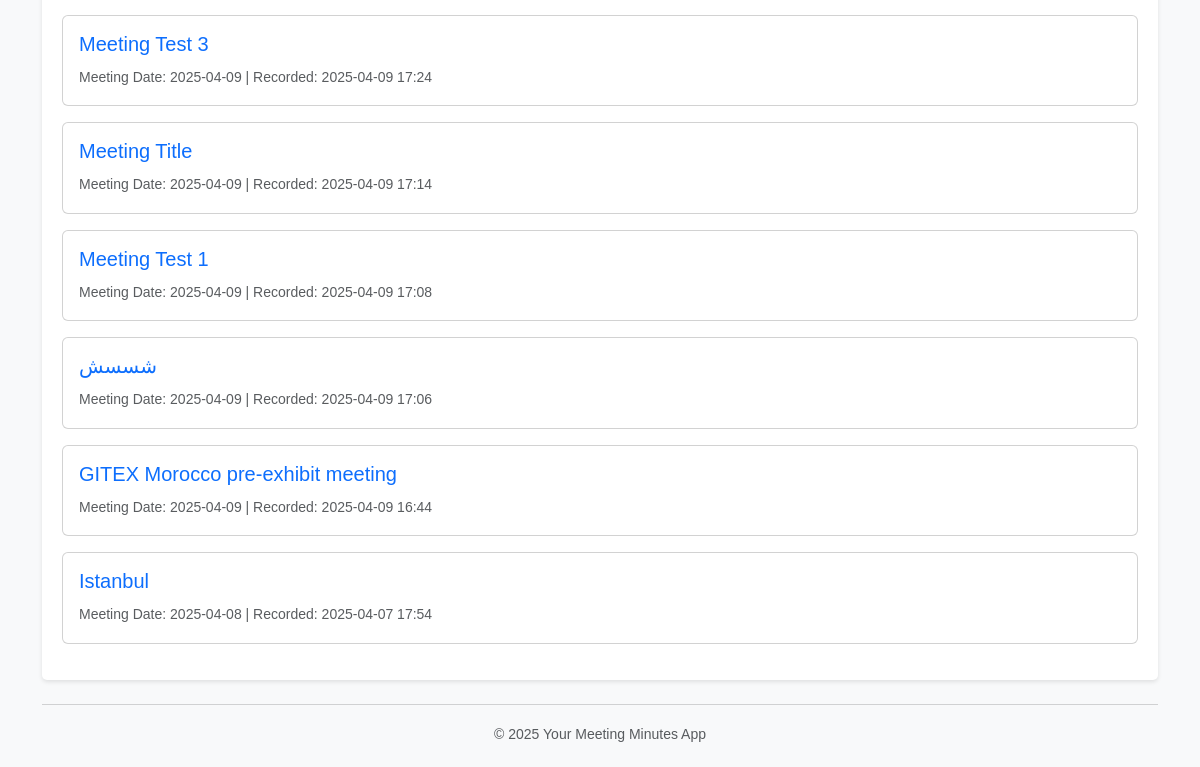
Page /meetings (signed in, lower part) on the earlier database version.
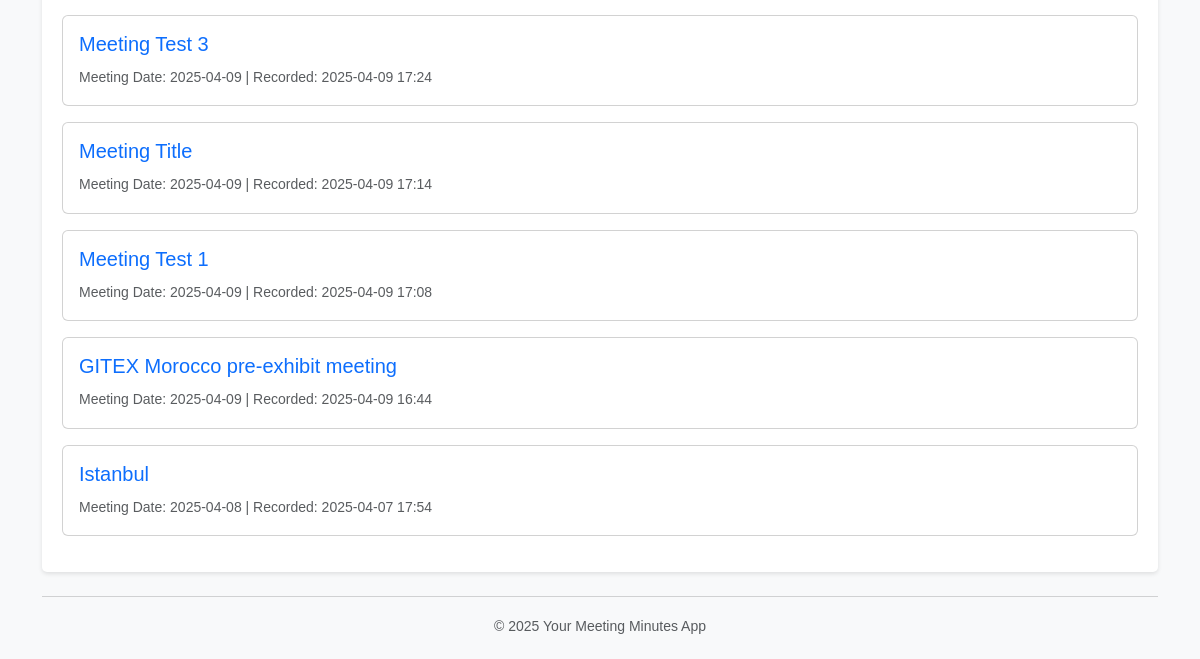
Same page on the later database version.
### app.py (models this page shows, shortened)
class Meeting(db.Model):
    id = db.Column(db.Integer, primary_key=True)
    title = db.Column(db.String(100), nullable=False) # Meeting title, required
    meeting_date = db.Column(db.DateTime, nullable=False, default=datetime.datetime.utcnow)
    attendees = db.Column(db.Text, nullable=True) # Optional for now
    agenda = db.Column(db.Text, nullable=False) # Required
    minutes = db.Column(db.Text, nullable=True) # Optional
    action_items = db.Column(db.Text, nullable=True) # Optional
    date_posted = db.Column(db.DateTime, nullable=False, default=datetime.datetime.utcnow)
    user_id = db.Column(db.Integer, db.ForeignKey('user.id'), nullable=False)

### app.py (the view)
@app.route("/meetings")
@login_required
def meetings_list():
    meetings = Meeting.query.filter_by(author=current_user)\
                            .order_by(Meeting.date_posted.desc()).all()
    return render_template('meetings.html', title='My Meetings', meetings=meetings)

### app.py (called while the page is built)
@login_manager.user_loader
def load_user(user_id):
    return User.query.get(int(user_id))

### templates/meetings.html (shortened to what this page needs)
{% extends "base.html" %}
{% block content %}
    {% if meetings %}
        {% for meeting in meetings %}
            <div class="card mb-3">
              <div class="card-body">
                <h5 class="card-title">
                    <a href="{{ url_for('meeting_detail', meeting_id=meeting.id) }}" class="text-decoration-none">
                        {{ meeting.title }}
                    </a>
                </h5>
                <p class="card-text">
                    <small class="text-muted">
                        Meeting Date: {{ meeting.meeting_date.strftime('%Y-%m-%d') }} |
                        Recorded: {{ meeting.date_posted.strftime('%Y-%m-%d %H:%M') }}
                    </small>
                </p>
              </div>
            </div>
        {% endfor %}
    {% else %}
        <div class="alert alert-info" role="alert">
          You haven't recorded any meetings yet. <a href="{{ url_for('new_meeting') }}" class="alert-link">Create one now!</a>
        </div>
    {% endif %}
{% endblock %}

### templates/base.html (shortened to what this page needs)
<!DOCTYPE html>
<html lang="en">
<head>
    <link href="https://cdn.jsdelivr.net/npm/bootstrap@5.3.3/dist/css/bootstrap.min.css" rel="stylesheet">
    <link rel="stylesheet" type="text/css" href="{{ url_for('static', filename='css/main.css') }}">
</head>
<body>
    <div class="container mt-4">
        <main role="main">
            {% block content %}{% endblock %}
        </main>
        <footer class="mt-4 text-center text-muted">
            <hr>
            <p><small>&copy; <span id="footer-year"></span> Your Meeting Minutes App</small></p>
        </footer>
    </div>
</body>
</html>

### static/css/main.css (style rules this page uses)
body { font-family: sans-serif; margin: 20px; line-height: 1.6; background-color: #f8f9fa; color: #333; }
main { background-color: #ffffff; padding: 20px; border-radius: 5px; box-shadow: 0 2px 4px rgba(0,0,0,0.1); }
footer { margin-top: 30px; text-align: center; color: #777; }

Differences in the rows shown:
removed Meeting: title "شسسش", meeting_date "2025-04-09", date_posted "2025-04-09 17:06"
